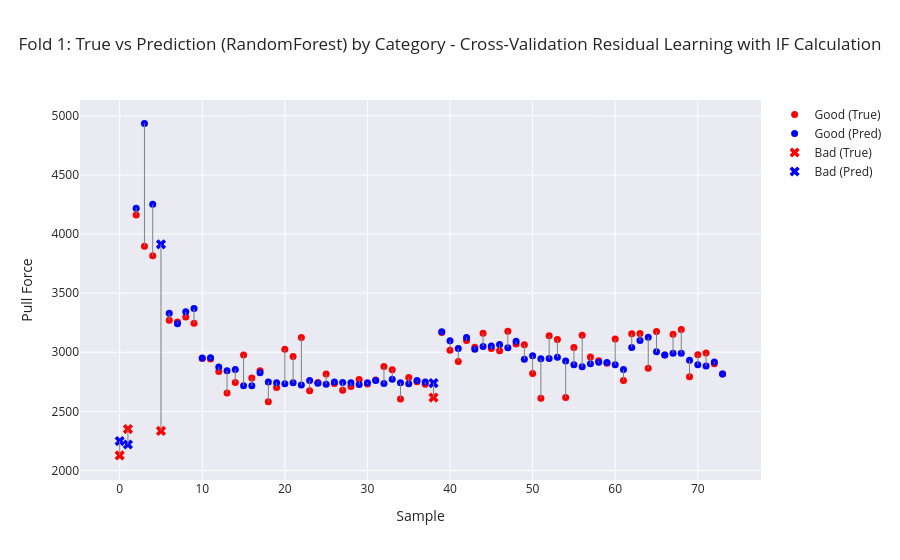
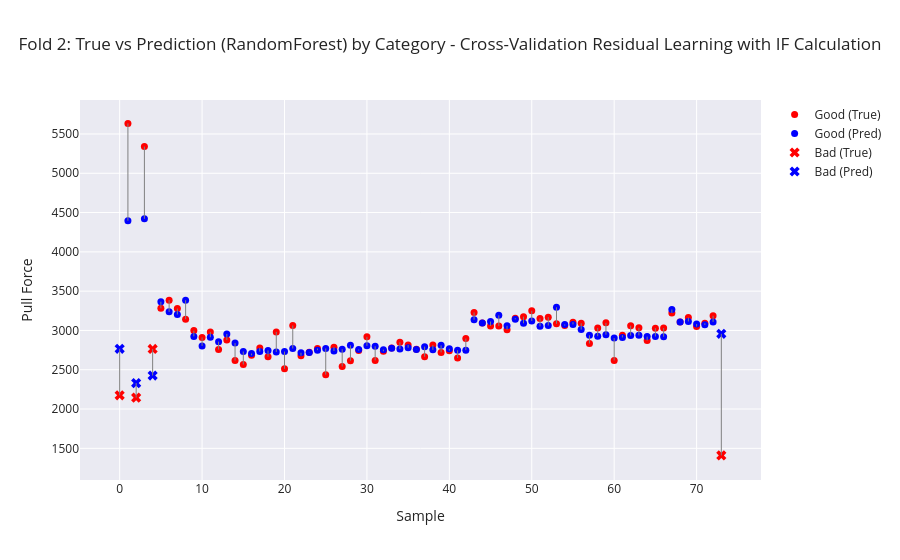
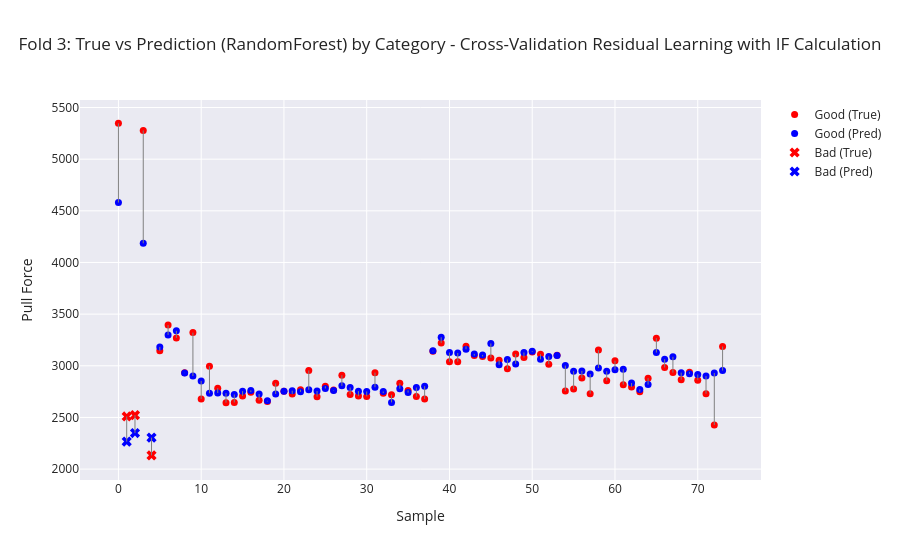
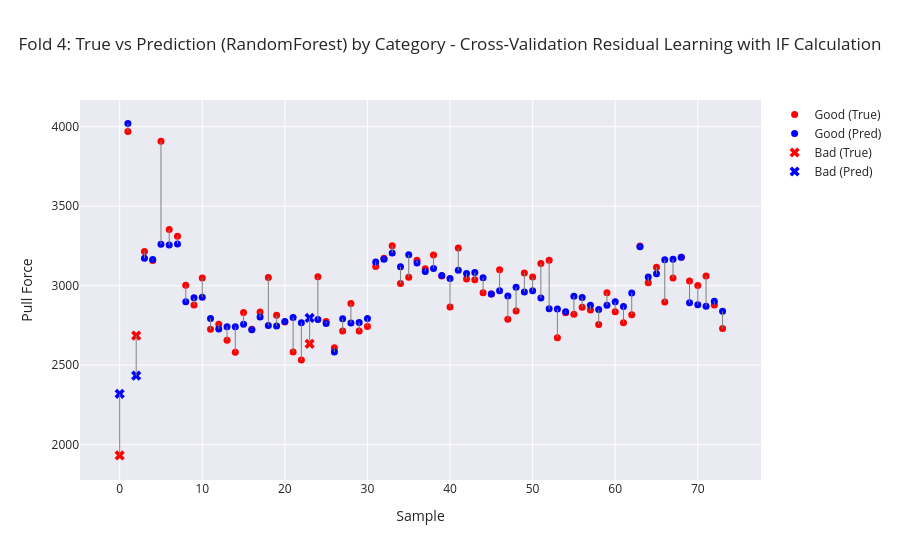

Notebook cell for these charts, in order:
### Markdown cell above
# Cross Validation

### Code cell
cross_df = pd.read_csv("data/train_dev_data.csv")

skf = StratifiedKFold(n_splits=5, shuffle=True, random_state=42)

mae_list = []
rmse_list = []
R2_list = []

for fold, (train_index, val_index) in enumerate(skf.split(cross_df["Sample ID"], cross_df["Category"])):
    x_tr, y_tr = get_features_and_target(cross_df.iloc[train_index], target_column) 
    x_val, y_val = get_features_and_target(cross_df.iloc[val_index], target_column)


    x_tr['Physical_Calc'] = compute_physical_calc(x_tr) 
    x_val['Physical_Calc'] = compute_physical_calc(x_val)

    y_tr_delta = y_tr - x_tr['Physical_Calc'] 
    y_val_delta = y_val - x_val['Physical_Calc']

    x_train_res = x_tr.drop(columns=['Physical_Calc'])
    x_dev_res = x_val.drop(columns=['Physical_Calc'])

    x_tr_scale = sc.fit_transform(X=x_tr)
    x_val_scale = sc.transform(x_val)

    if model == 'XGBoost':
        dtrain = xgb.DMatrix(x_tr_scale, label=y_tr_delta)
        dval = xgb.DMatrix(x_val_scale, label=y_val_delta)

        params = {
            'objective': 'reg:squarederror',
            'max_depth': 1,
            'eta': 0.57,
            'eval_metric': 'rmse'
        }

        num_boost_round = 20
        bst = xgb.train(params, dtrain, num_boost_round)

        preds = bst.predict(dval)

    elif model == 'RandomForest':

        params = {
            'n_estimators': 11,
            'max_depth': 5,
            'min_samples_split': 2,
            'min_samples_leaf': 4,
            'random_state': 42,
        }

        preds = RandomForestRegressor(**params).fit(x_tr_scale, y_tr_delta).predict(x_val_scale)
        
    else:
        regressor = TabPFNRegressor()
        regressor.fit(x_tr, y_tr)

        preds = regressor.predict(x_val)
    final_pred = x_val['Physical_Calc'] + preds

    mae  = mean_absolute_error(y_val, final_pred)
    rmse = root_mean_squared_error(y_val, final_pred)
    R2   = r2_score(y_val, final_pred)

    mae_list.append(mae) 
    rmse_list.append(rmse) 
    R2_list.append(R2)

    # Categories
    categories= cross_df.iloc[val_index]["Category"].values

    plot_visualizer(
        true_vals=y_val,
        pred_vals=final_pred,
        categories=categories,
        title=f"Fold {fold+1}: True vs Prediction ({model}) by Category - Cross-Validation Residual Learning with IF Calculation"
    )

    print(f"\nFold {fold+1}")
    print("MAE :", mae)
    print("RMSE:", rmse)
    print("R²  :", R2)

mae_mean = np.mean(mae_list) 
rmse_mean = np.mean(rmse_list) 
R2_mean = np.mean(R2_list)
